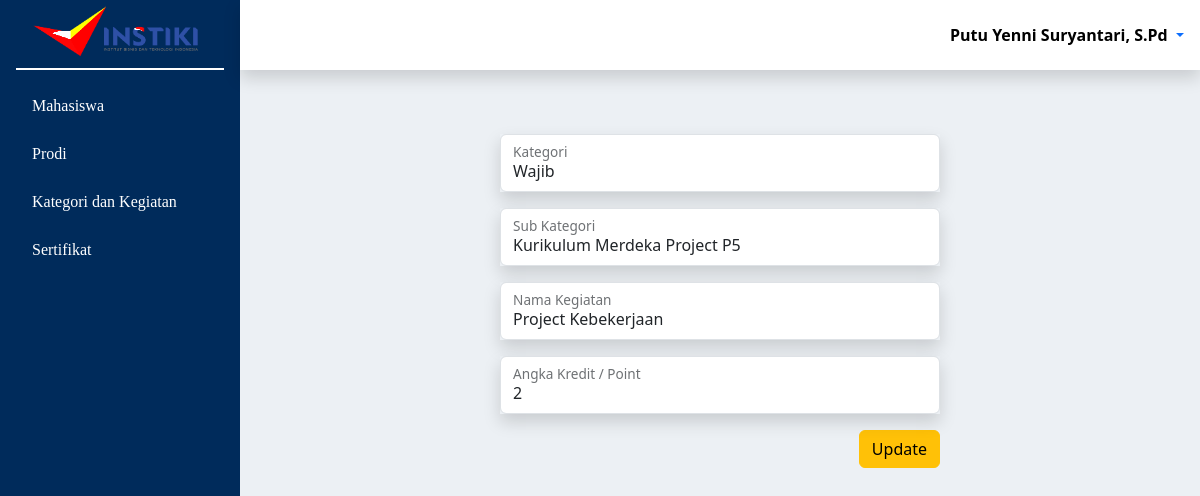
Screenshot of /tampilan/halaman_utama.php?page=ubah_kegiatan&id_kegiatan=2 (signed in) with the database file from the repository.
### tables this page shows
CREATE TABLE `kegiatan` (
  `Id_Kegiatan` int NOT NULL,
  `Jenis_Kegiatan` varchar(255) NOT NULL,
  `Angka_Kredit` int NOT NULL,
  `Id_Kategori` char(5) NOT NULL
);

CREATE TABLE `kategori` (
  `Id_Kategori` char(5) NOT NULL,
  `Kategori` enum('Wajib','Opsional') NOT NULL,
  `Sub_Kategori` varchar(50) NOT NULL
);

### auth.php (called while the page is built, shortened)
<?php
if (!function_exists('getUserType')) {
    function getUserType() {
        if (isset($_COOKIE['username']) && isset($_COOKIE['level_user'])) {
            return 'operator';
        } elseif (isset($_COOKIE['NIM']) && isset($_COOKIE['level_user'])) {
            return 'mahasiswa';
        }
        return false;
    }
}
function getUserData($koneksi) {
    $userType = getUserType();
    if ($userType === 'operator') {
        $username = mysqli_real_escape_string($koneksi, $_COOKIE['username']);
        $query = "SELECT Username, Nama_Lengkap FROM pegawai WHERE Username = '$username'";
    } elseif ($userType === 'mahasiswa') {
        $NIM = mysqli_real_escape_string($koneksi, $_COOKIE['NIM']);
        $query = "SELECT NIM, Nama_mahasiswa FROM mahasiswa WHERE NIM = '$NIM'";
    } else {
        return false;
    }
    return mysqli_fetch_assoc(mysqli_query($koneksi, $query));
}
?>

### tampilan/halaman_utama.php (the view, shortened to what this page needs)
<?php
require_once "../auth.php";
$userData = getUserData($koneksi);
if (isset($userData['Username'])) {
    $nama_lengkap = $userData['Nama_Lengkap'];
    $role = "operator";
} elseif (isset($userData['NIM'])) {
    $NIM = $userData['NIM'];
    $nama_lengkap = $userData['Nama_mahasiswa'];
    $role = "mahasiswa";
}
?>
<!DOCTYPE html>
<html lang="en">
<head>
    <link rel="stylesheet" href="../bootstrap/bootstrap.css">
    <link rel="stylesheet" href="../bootstrap/bootstrap_icons/font/bootstrap-icons.css">
    <link rel="stylesheet" href="../css/mahasiswa.css">
    <link rel="stylesheet" href="../css/lonceng.css">
</head>
<body>
    <div class="layar">
        <div class="sidebar">
            <div class="d-flex flex-column flex-shrink-0 p-3 bg-body-tertiary isi_sidebar sidebar1">
                <?php
                if ($role === "operator") {
                    $link_dashboard = "halaman_utama.php?page=dashboard_operator";
                } elseif ($role === "mahasiswa") {
                    $link_dashboard = "halaman_utama.php?page=dashboard_mahasiswa";
                }
                ?>
                <a href="<?= $link_dashboard ?>"
                    class="d-flex align-items-center mb-3 mb-md-0 me-md-auto logo text-decoration-none">
                    <span class="fs-4 text">
                        <img src="../img/Horizontal-Logo.png" width="180px" height="60px"
                            style="filter: brightness(200%); "></span>
                </a>
                <ul class="nav nav-pills flex-column mb-auto design pt-2">
                    <?php
                    function isActive($page)
                    {
                        return (isset($_GET['page']) && $_GET['page'] === $page) ? 'active' : '';
                    } ?>
                    <?php if ($role === 'operator') { ?>
                        <li class="nav-item pt-2">
                            <a href="halaman_utama.php?page=mahasiswa" class="nav-link <?= isActive('mahasiswa'); ?>"
                                aria-current="page">
                                Mahasiswa
                            </a>
                        </li>
                        <li class="nav-item pt-2">
                            <a href="halaman_utama.php?page=Prodi" class="nav-link  <?= isActive('Prodi'); ?>">
                                Prodi
                            </a>
                        </li>
                        <li class="nav-item pt-2">
                            <a href="halaman_utama.php?page=kegiatan" class="nav-link  <?= isActive('kegiatan'); ?>">
                                Kategori dan Kegiatan
                            </a>
                        </li>
                        <li class="nav-item pt-2">
                            <a class="nav-link <?php echo isActive('sertifikat_operator'); ?>" aria-current="page"
                                href="halaman_utama.php?page=sertifikat_operator">Sertifikat</a>
                        </li>
                    <?php } ?>
                </ul>
            </div>
        </div>
        <div class="konten">
            <div class="header shadow sticky-top d-flex justify-content-between align-items-center px-3">
                <div class="ms-auto d-flex align-items-center">
                    <div class="dropdown ms-auto">
                        <a href="#" class="text-decoration-none dropdown-toggle" data-bs-toggle="dropdown"
                            data-bs-display="static" aria-expanded="false">
                            <strong
                                style="color: black !important;"><?= isset($_COOKIE['nama_lengkap']) ? $_COOKIE['nama_lengkap'] : $nama_lengkap ?></strong>
                        </a>
                    </div>
                </div>
            </div>
            <div class="isi p-3" style="background-color: rgba(236, 240, 244);">
                <?php
                switch ($_GET['page']) {
                    case "ubah_kegiatan":
                        include "../ubah/ubah_kegiatan.php";
                        break;
                }
                ?>
            </div>
        </div>
    </div>
</body>
</html>

### ubah/ubah_kegiatan.php (shortened to what this page needs)
<?php
require_once "../auth.php";
if (isset($_GET['id_kegiatan'])) {
    $id_kegiatan = $_GET['id_kegiatan'];
    $data_update = mysqli_fetch_assoc(mysqli_query($koneksi, "SELECT * FROM kategori INNER JOIN Kegiatan ON Kategori.Id_Kategori = Kegiatan.Id_Kategori WHERE Id_Kegiatan = '$id_kegiatan'"));
} elseif (isset($_GET['id_kategori'])) {
    $id_kategori = $_GET['id_kategori'];
    $data_update = mysqli_fetch_assoc(mysqli_query($koneksi, "SELECT * FROM kategori  WHERE Id_Kategori = '$id_kategori'"));
}
            ?>
<form action="" method="post">
    <div class="container">
        <div class="row">
            <div class="col"></div>
            <div class="col-6 mt-5">
                <div class="form-floating mb-3 shadow">
                    <input type="text" class="form-control" id="floatingInput" placeholder="Kategori" name="kategori"
                        value="<?= $data_update['Kategori'] ?>" autofocus required readonly>
                    <label for="floatingInput-md">Kategori</label>
                </div>
                <div class="form-floating mb-3 shadow">
                    <input type="text" class="form-control" id="floatingInput" placeholder="Kategori"
                        name="sub_kategori" value="<?= $data_update['Sub_Kategori'] ?>" autofocus
                        <?= isset($_GET['id_kegiatan']) ? 'readonly' : '' ?>>
                    <label for="floatingInput-md">Sub Kategori</label>
                </div>
                <?php
                if (isset($_GET['id_kegiatan'])) {
                    ?>
                    <div class="form-floating mb-3 shadow">
                        <input type="text" class="form-control" id="floatingInput" placeholder="Nama Kegiatan"
                            name="kegiatan" value="<?= $data_update['Jenis_Kegiatan'] ?>" autofocus required>
                        <label for="floatingInput-md">Nama Kegiatan</label>
                    </div>
                    <div class="form-floating mb-3 shadow">
                        <input type="number" class="form-control" id="floatingInput" placeholder="Angka Kredit / Point"
                            name="point" value="<?= $data_update['Angka_Kredit'] ?>" required>
                        <label for="floatingInput">Angka Kredit / Point</label>
                    </div>
                <?php } ?>
                <input type="submit" name="tombol_update" class="btn btn-warning float-end" id="" value="Update">
            </div>
            <div class="col"></div>
        </div>
    </div>
</form>

### css/mahasiswa.css (style rules this page uses)
.layar { display: flex; width: 100%; }
.sidebar { width: 20%; font-family: "Poppins"; }
.design { --bs-nav-pills-link-active-bg: #00509e !important; --bs-nav-link-color: black !important; font-weight: 450; }
.konten { width: 80%; }
.logo { height: 70px; border-bottom: 2px solid white; width: 100%; justify-content: center; background-color: #002b5b !important; }
.header { background-color: white; height: 70px; box-shadow: 0px 0px 10px -2px rgba(50, 50, 50, 0.75); -webkit-box-shadow: 0px 0px 10px -2px rgba(50, 50, 50, 0.75); -moz-box-shadow: 0px 0px 10px -2px rgba(50, 50, 50, 0.75); }
.isi_sidebar { position: fixed; width: inherit; height: 100vh; padding-top: 0 !important; background-color: #002b5b !important; }
.isi_sidebar *, .dropdown-menu *, .notif-popup *, .logo * { color: white !important; }
.isi { min-height: calc(100vh - 70px); }
@media (min-width: 1000px) { .container, .container-sm { max-width: 1000px !important; } }

### rows the page displays
kegiatan: kategori "Wajib", sub_kategori "Kurikulum Merdeka Project P5", kegiatan "Project Kebekerjaan", point "2"

### other values shown
$_COOKIE['nama_lengkap'] "Putu Yenni Suryantari, S.Pd"
